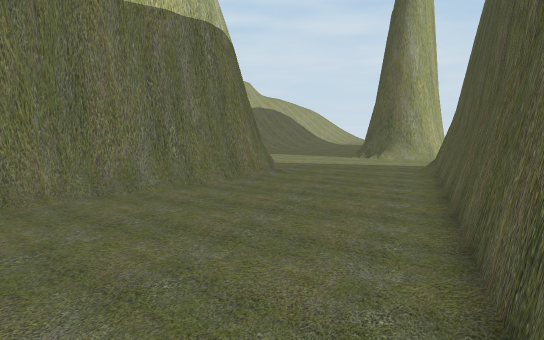
view 1 (above)

16 first-person views from a walk through a scene from a Unity 3-D project. The camera is 1.5 m above the floor, tilts 6° down and sees 70° across. The floor is counted in squares, 1 m on a side. Each view is taken from the middle of a square. On the plan, view 1 faces up. The plan holds only what a view shows up to about 17 squares ahead; the rest is blank. The place goes on beyond the plan. The player is left out.

view 2
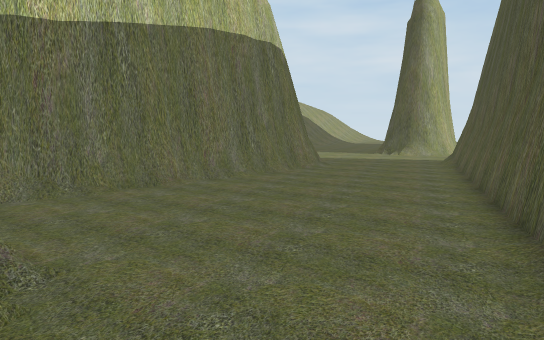

view 3
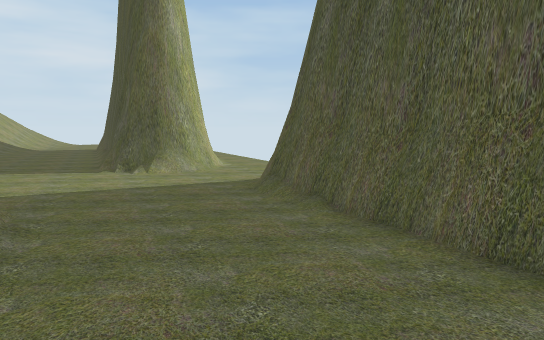

view 4
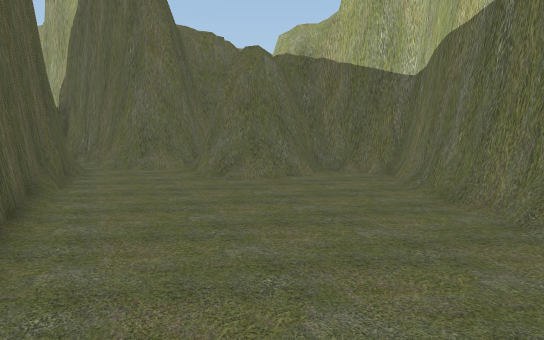

view 5
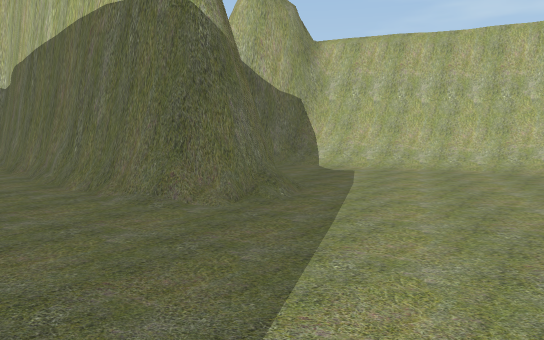

view 6
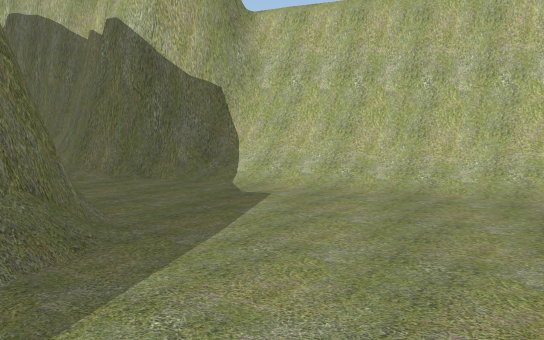

view 7
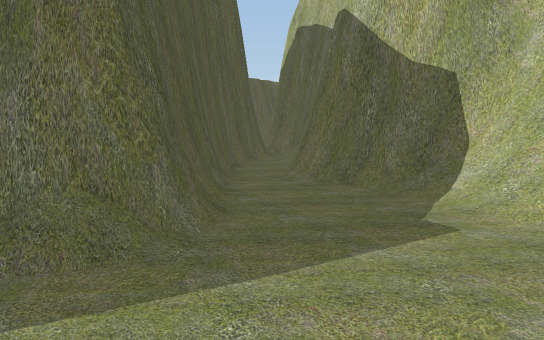

view 8
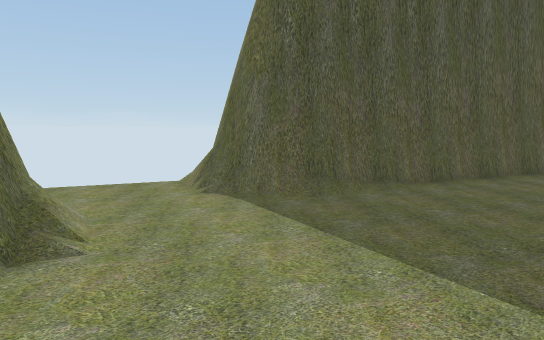

view 9
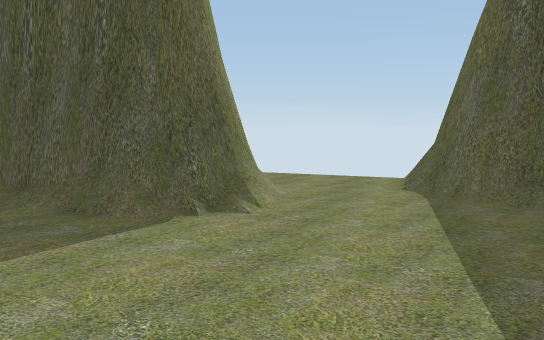

view 10
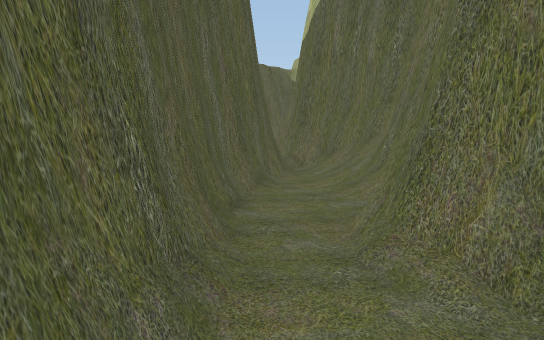

view 11
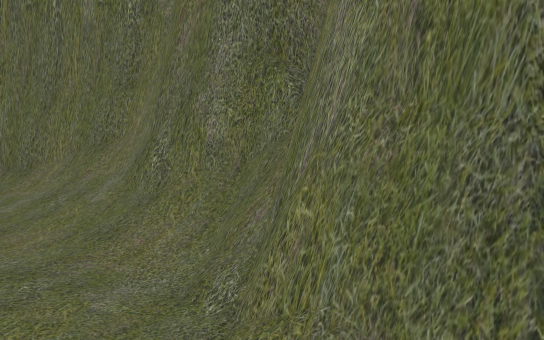

view 12
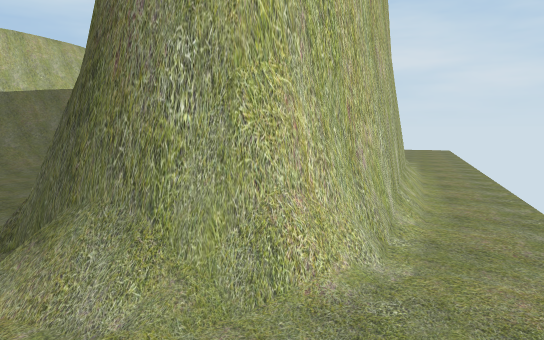

view 13
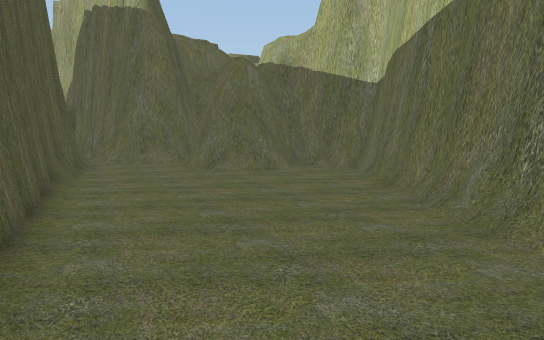

view 14
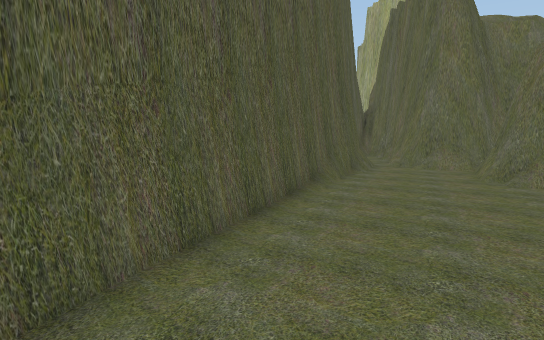

view 15
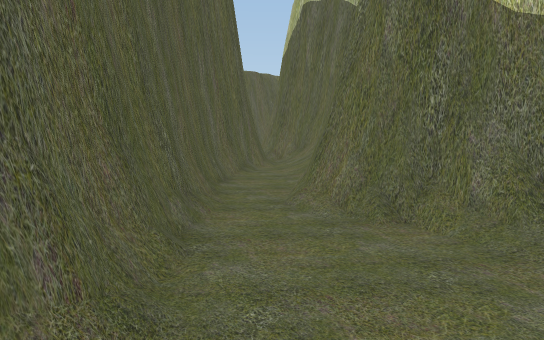

view 16
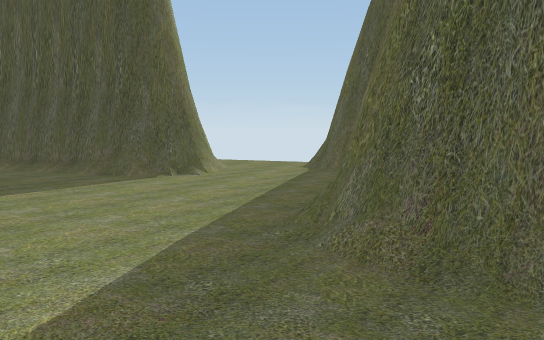

### Floor plan
Key: @ floor where view 1 was taken; # wall or solid block; . main floor; : floor 5.75 m higher than the main floor; + floor 6 m higher than the main floor; / step, stairs or slope; = window, fence, low wall or low ledge; v drop or lower ground.
Columns run from 17 left of view 1 to 12 right of it. Each row starts with its distance up from view 1.
 23        v##//.... ......#   #..
 22       +v##/...........##  ##..
 21       :v#=/...........#####..
 20      +vv#=/...........=####..
 19      +v##/.............#==...
 18      =v#=/..................
 17        ##...................
 16        ##.....##/...........
 15        ##....####=......##=
 14        ##...## ###.....####
 13        ##..##  ##=.....#
 12    #####..##   ##.....##
 11    ##/...##   ##......##
 10   ##//..##   ##.......#
  9  ##//..##   ##.......##
  8  #//..##   ##........#
  7 ##/.###   ###........#
  6 ##/##    ##.........##
  5 ##      ##..........#
  4 #=     ##..........##
  3 #      ##..........#
  2         #..........#
  1         #####.....##
  0         #####....@#
 -1             #....##
 -2            ##....#
 -3            ==#..##
 -4           ####.=#

Where each view was taken, in squares from view 1:
view 1: 0 up, 0 right, facing up
view 2: 3 down, 2 left, facing up
view 3: 7 up, 1 left, facing up-right
view 4: 10 up, 3 right, facing down-left
view 5: 16 up, 8 right, facing left
view 6: 19 up, 3 right, facing left
view 7: 21 up, 0 right, facing down-left
view 8: 21 up, 0 right, facing down-right
view 9: 19 up, 2 left, facing right
view 10: 15 up, 5 left, facing down-left
view 11: 12 up, 8 left, facing left
view 12: 16 up, 8 right, facing up
view 13: 12 up, 4 right, facing down-left
view 14: 11 up, 2 right, facing down
view 15: 18 up, 3 left, facing down-left
view 16: 17 up, 8 left, facing right
